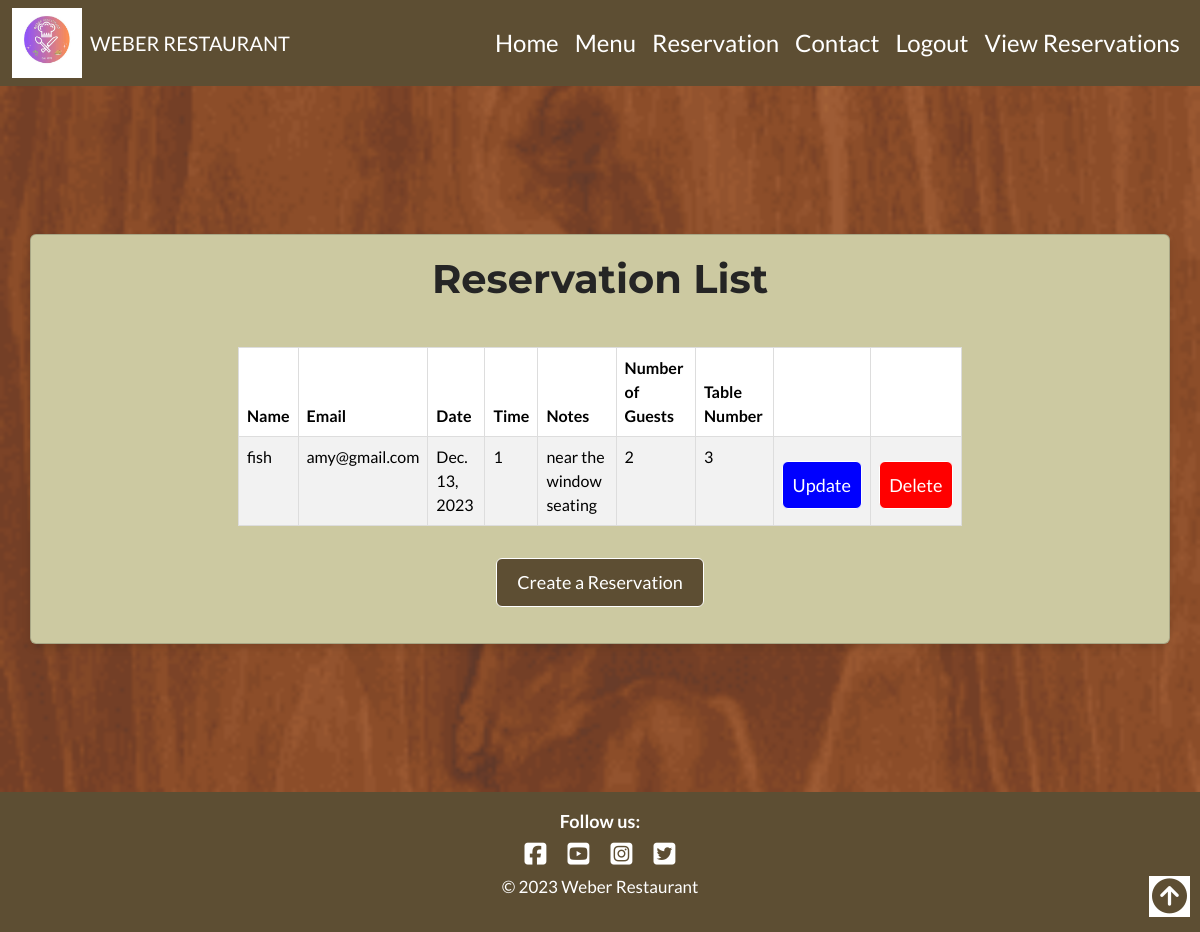
Before: /reservation_list (signed in) with the older database file.
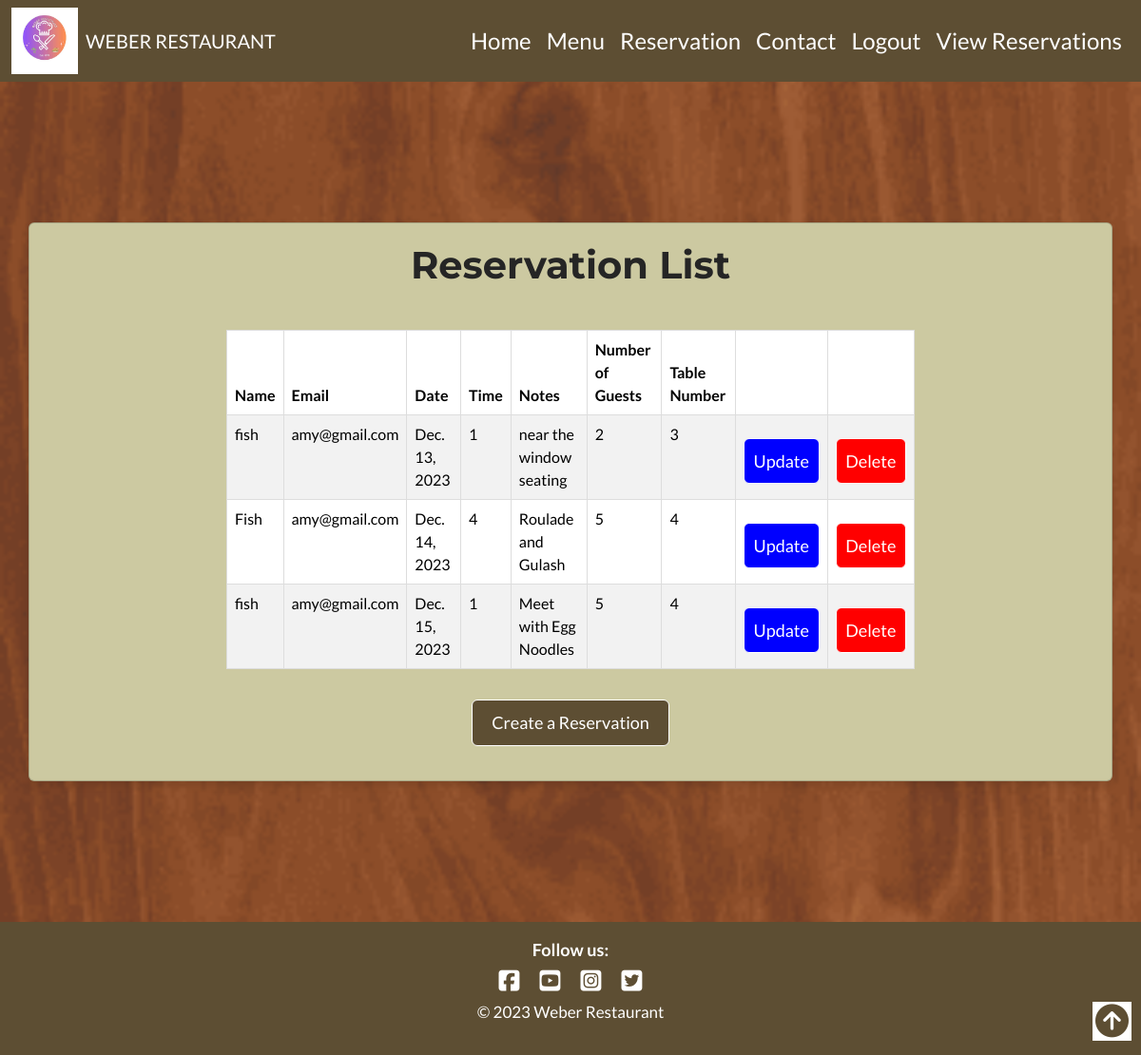
After: the same page with the newer database file.
### reservations/models.py (models this page shows, shortened)
class Reservations(models.Model):
    user = models.ForeignKey(User, on_delete=models.CASCADE)
    name = models.CharField(max_length=100)
    customer_email = models.EmailField(max_length=150)
    date = models.DateField()
    time = models.IntegerField(choices=RESERVATION_TIME, default=1)
    notes = models.TextField(null=True, blank=True) # This is not a required field
    table = models.ForeignKey('Table', on_delete=models.CASCADE)
    number_of_guests = models.IntegerField()
    created = models.DateTimeField(auto_now_add=True)

class Table(models.Model):
    table_number = models.IntegerField(unique=True)
    capacity = models.IntegerField(choices=CAPACITY, default=2)
    def __str__(self):
        return str(self.table_number)

### reservations/views.py (the view)
# urls.py: path('reservation_list', Reservation_List_View.as_view(), name='reservation_list'),
class Reservation_List_View(LoginRequiredMixin, ListView):
    model = Reservations
    template_name = "reservation_list.html"
    context_object_name = 'reservations'
    def get_queryset(self):
        if self.request.user.is_staff:
            queryset = super().get_queryset()
            booking_email = self.request.GET.get('booking_email')
            booking_date = self.request.GET.get('booking_date')
            if booking_email:  # If booking_email is not None
                queryset = queryset.filter(customer_email=booking_email)
            if booking_date:
                queryset = queryset.filter(date=booking_date)
            queryset = queryset.filter(
                date__gte=datetime.date.today()-datetime.timedelta(days=1))
            return queryset
        else:
            return Reservations.objects.filter(user=self.request.user)
    def get_context_data(self, **kwargs):
        context = super().get_context_data(**kwargs)
        context['search_form'] = SearchReservationForm(
            self .request.GET or None)
        context['navbar'] = 'view'
        return context

### templates/reservation_list.html (shortened to what this page needs)
{% extends "base.html" %} {% block content %}
<head>
</head>
<body>
<div class="wrapper">
  <div class="container form-style w-100 card card-body mt-5 mb-5" style="background-color: #CCC9A1; margin-bottom: 40px;" id="signin">
  <h2 class="text-center">Reservation List</h2>
  <div class="row reservation-container">
    <div class="col-10 col-md-8 text-center reservations-table m-3 mx-auto">
  <table class="table table-striped table-hover table-responsive">
    <thead>
      <tr>
        <th>Name</th>
        <th>Email</th>
        <th>Date</th>
        <th>Time</th>
        <th>Notes</th>
        <th>Number of Guests</th>
        <th>Table Number</th>
        <th></th>
        <th></th>
      </tr>
    </thead>
    <tbody>
      {% for reservation in reservations %}
      <tr>
        <td>{{ reservation.name }}</td>
        <td>{{ reservation.customer_email }}</td>
        <td>{{ reservation.date }}</td>
        <td>{{ reservation.time }}</td>
        <td>{{ reservation.notes }}</td>
        <td>{{ reservation.number_of_guests }}</td>
        <td>{{ reservation.table }}</td>
        <td>
            <a class="btn btn-success mt-3 w-20 text-center" href="{% url 'reservation_edit' reservation.pk %}" style="background-color: blue; padding: 0.6rem;">Update</a>
        </td>
        <td>
          <a class="btn btn-success mt-3 w-20 text-center" href="{% url 'reservation_delete' reservation.pk %}" style="background-color: red; padding: 0.6rem;">Delete</a>
        </td>
      </tr>
      {% endfor %}
    </tbody>
  </table>
  <form method="post" action="{% url 'booking' %}">
    <button class="btn btn-success mt-3 w-20 text-center" type="submit">Create a Reservation</button>
  </form>
    </div>
  </div>
  </div>
</div>
</body>
{% endblock %}

Changed rows visible on the page:
added Reservations: name "Fish", customer_email "amy@gmail.com", date "Dec. 14, 2023", time "4", notes "Roulade and Gulash", number_of_guests "5", table "4"
added Reservations: name "fish", customer_email "amy@gmail.com", date "Dec. 15, 2023", time "1", notes "Meet with Egg Noodles", number_of_guests "5", table "4"
